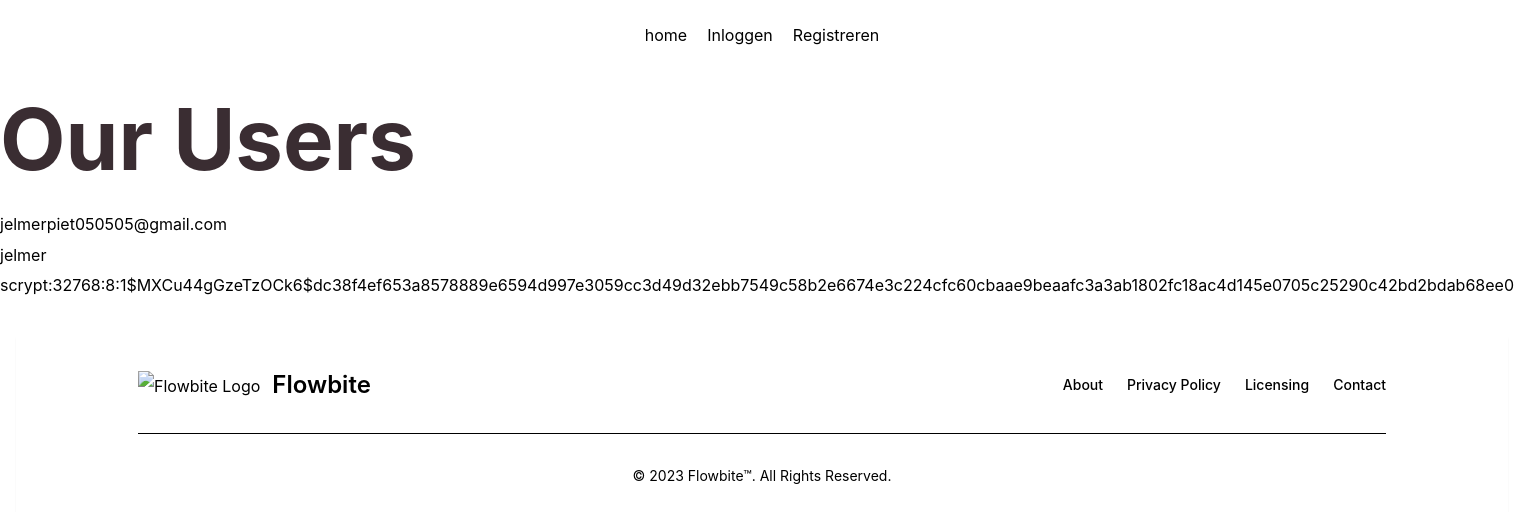
Before: /check_db with the older database file.
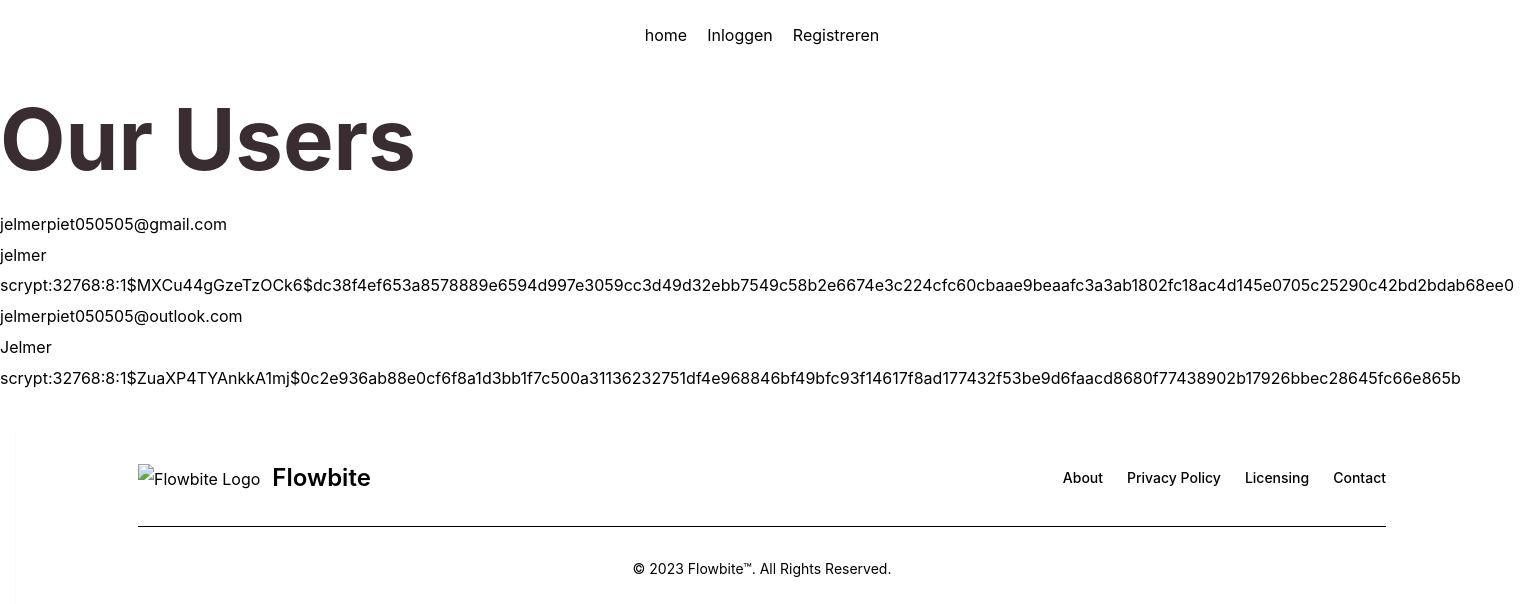
After: the same page with the newer database file.
### webtech/models.py (models this page shows, shortened)
class User(db.Model, UserMixin) :
    __tablename__ = 'users'
    id = db.Column(db.Integer, primary_key = True)
    email = db.Column(db.String(64), unique=True, index=True)
    username = db.Column(db.String(64), unique=True, index=True)
    password_hash = db.Column(db.String(128))
    boekingen_id = db.relationship('Boeking', backref='user', uselist=False)

### app.py (the view)
@app.route('/check_db', methods=['GET'])
def check_db():
    users = User.query.all()
    return render_template("toon_users.html", users=users)

### webtech/templates/toon_users.html
{%extends 'base.html'%}
{% block content %}
    <h1>Our Users</h1>
    <ul>
        {% for user in users%}
            <li>{{ user.email }}</li>
            <li>{{ user.username }}</li>
            <li>{{ user.password_hash }}</li>
        {%endfor%}
    </ul>
{%endblock%}

### webtech/templates/base.html (shortened to what this page needs)
<!doctype html>
<html>
  <head>
    <link
      rel="stylesheet"
      href="{{url_for('static',filename='dist/output.css')}}"
    />
  </head>
  <body class="flex gap-5 flex-col">
    <header>
      {%include 'header.html'%}
    </header> {% block content %} {% endblock %}
    {%include 'footer.html'%}
  </body>
</html>

### webtech/templates/header.html
<header class="h-auto w-screen py-5">
  <nav class="flex gap-5 w-full">
    <ul class="flex gap-5 w-full justify-center items-center">
      <li class="">home</li>
      {%if current_user.is_authenticated %}
      <li><a href="{{url_for('logout')}}">Uitloggen</a></li>
      {% else %}
      <li><a href="{{url_for('login')}}">Inloggen</a></li>
      <li><a href="{{url_for('register')}}">Registreren</a></li>
      {%endif%}
    </ul>
  </nav>
</header>

### webtech/templates/footer.html
<footer class="bg-neutral-primary-soft rounded-base shadow-xs m-4">
  <div class="w-full max-w-screen-xl mx-auto p-4 md:py-8">
    <div class="sm:flex sm:items-center sm:justify-between">
      <a href="https://flowbite.com/" class="flex items-center mb-4 sm:mb-0 space-x-3 rtl:space-x-reverse">
        <img src="https://flowbite.com/docs/images/logo.svg" class="h-7" alt="Flowbite Logo" />
        <span class="text-heading self-center text-2xl font-semibold whitespace-nowrap">Flowbite</span>
      </a>
      <ul class="flex flex-wrap items-center mb-6 text-sm font-medium text-body sm:mb-0">
        <li>
          <a href="#" class="hover:underline me-4 md:me-6">About</a>
        </li>
        <li>
          <a href="#" class="hover:underline me-4 md:me-6">Privacy Policy</a>
        </li>
        <li>
          <a href="#" class="hover:underline me-4 md:me-6">Licensing</a>
        </li>
        <li>
          <a href="#" class="hover:underline">Contact</a>
        </li>
      </ul>
    </div>
    <hr class="my-6 border-default sm:mx-auto lg:my-8" />
    <span class="block text-sm text-body sm:text-center">© 2023
      <a href="https://flowbite.com/" class="hover:underline">Flowbite™</a>.
      All Rights Reserved.</span>
  </div>
</footer>

Changed rows visible on the page:
added User: email "jelmerpiet050505@outlook.com", username "Jelmer", password_hash "scrypt:32768:8:1$ZuaXP4TYAnkkA1mj$0c2e936ab88e0cf6f8a1d3bb1f7c500a31136232751df4e968846bf49bfc93f14617f8ad177432f53be9d6faacd8680f77438902b17926bbec28645fc66e865b"
